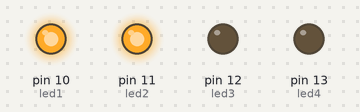
Simulated run of this sketch. Board: Arduino Uno, built with avr-gcc and run on an emulated ATmega328P. On the bench: output pins drawn as LEDs (lit = HIGH).

Above: at 0.07 s.
At 0.52 s:
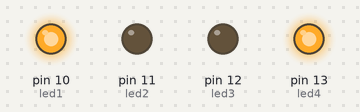
At 1.42 s:
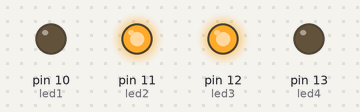
At 2.77 s:
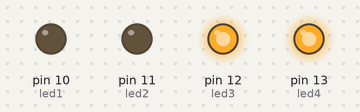
Timing chart, 0 to 3.1 s (numbered marks = the images above):
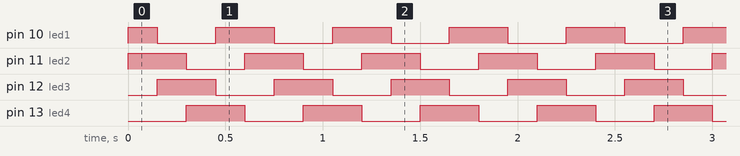

Measured:
- by itself, pin 10 (led1): repeats every 0.60 s: LOW 0.30 s, HIGH 0.30 s
- by itself, pin 11 (led2), pin 12 (led3), pin 13 (led4): alternates HIGH for 0.30 s and LOW for 0.30 s
- by itself, everything shown: repeats every 0.60 s, in 4 steps

The sketch:

exp2.ino
```cpp
int led1 = 10;
int led2 = 11;
int led3 = 12;
int led4 = 13;
int tim = 150;

void setup() {
  pinMode(led1 , OUTPUT);
  pinMode(led2 , OUTPUT);
  pinMode(led3 , OUTPUT);
  pinMode(led4 , OUTPUT);

}

void loop() {
digitalWrite(led4 , LOW);
digitalWrite(led1 , HIGH);
digitalWrite(led2 , HIGH);
delay(tim);
digitalWrite(led1 , LOW);
digitalWrite(led2 , HIGH);
digitalWrite(led3 , HIGH);
delay(tim);
digitalWrite(led2 , LOW);
digitalWrite(led3 , HIGH);
digitalWrite(led4 , HIGH);
delay(tim);

digitalWrite(led3 , LOW);
digitalWrite(led4 , HIGH);
digitalWrite(led1 , HIGH);
delay(tim);


}
```
